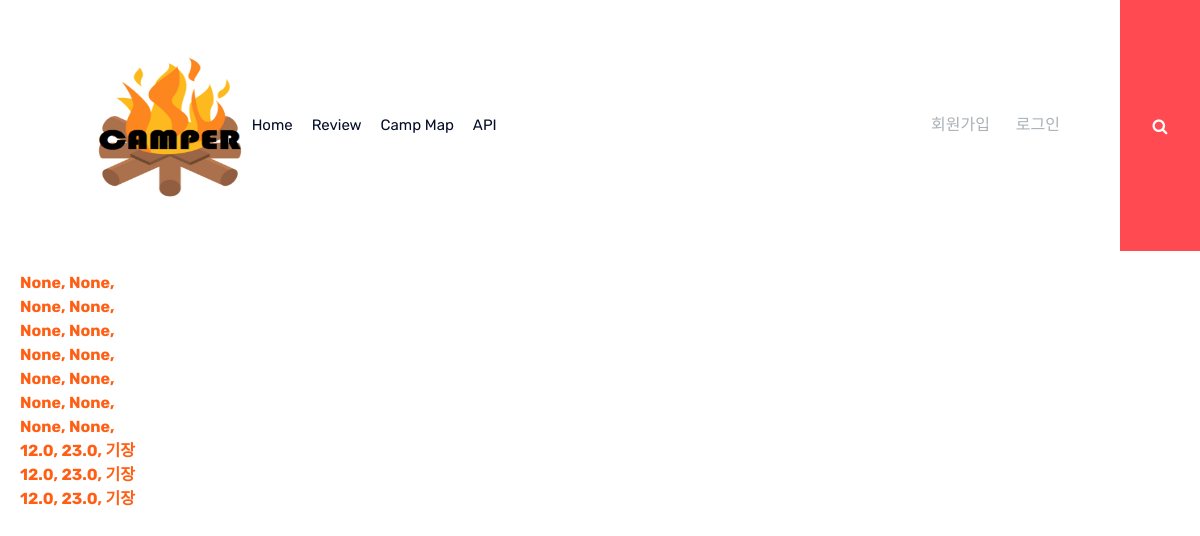
Before: /map/ with the older database file.
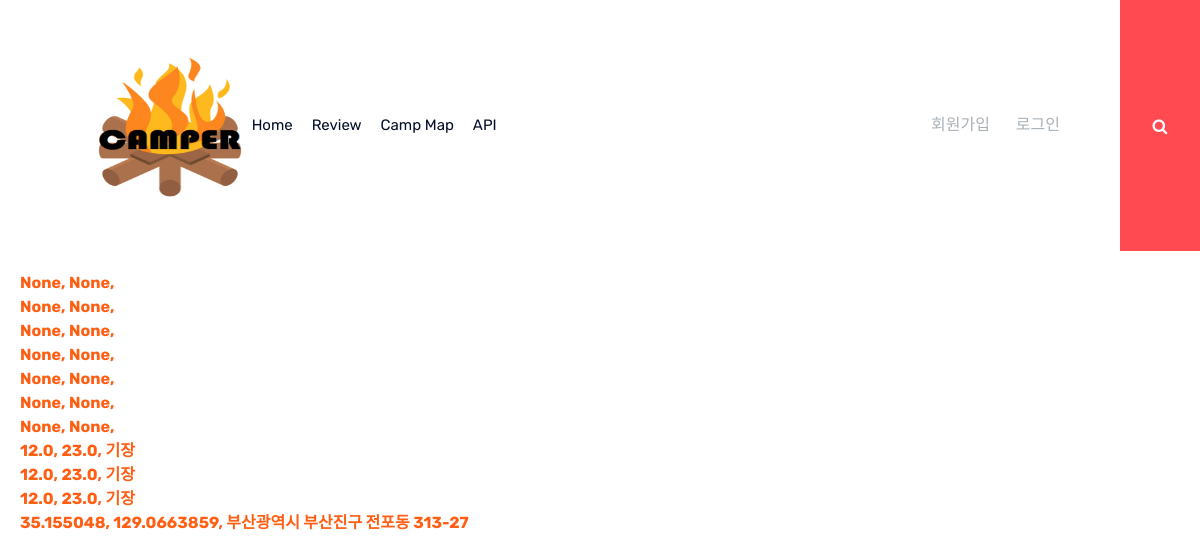
After: the same page with the newer database file.
### board/models.py (models this page shows, shortened)
class Post(models.Model):
    author = models.ForeignKey(settings.AUTH_USER_MODEL,
                               on_delete=models.CASCADE,
                               null=True,
                               related_name="created_posts")
    title = models.CharField("제목", max_length=50)
    camp_type_choice = (
		('백패킹', 'back'),
        ('차박', 'car'),
        ('오토캠핑', 'auto'))
    camp_type = models.CharField("캠프 타입", max_length=20, choices=camp_type_choice)
    desc = models.TextField("내용")     #사진 포함. photo = models.ImageField("사진", blank=True)
    position_latitude = models.FloatField("위도", null=True, blank=True, default=None)
    position_longitude= models.FloatField("경도", null=True, blank=True, default=None)
    address=models.CharField("주소", max_length=200,default = '')
    facility_toilet = models.BooleanField("화장실", default=False)
    facility_showerroom = models.BooleanField("샤워실",default=False)
    facility_cookroom = models.BooleanField("취사장", default=False)
    facility_store = models.BooleanField("매점", default=False)
    facility_electric = models.BooleanField("전기시설", default=False)
    facility_water_sewage = models.BooleanField("상하수시설", default=False)
    facility_fire = models.BooleanField("화재관련시설", default=False)
    capacity = models.FloatField("야영 가능한 사이트 수", null=True, blank=True, default=None)
    price_min=models.FloatField("최소이용가격", null=True, blank=True, default=None)
    price_max=models.FloatField("최대이용가격", null=True, blank=True, default=None)
    like = models.ManyToManyField(settings.AUTH_USER_MODEL,
                                  related_name="liked_posts")
    create_at = models.DateTimeField('처음작성시각', default=timezone.now)

### mapfunction/views.py (the view)
# urls.py: path('', index, name="index"),
def index(request):
    context = {}
    temp_profile = Faker('ko_KR')
    context= {'boards': Post.objects.all()}
    return render(request, 'map.html',context)

### mapfunction/templates/map.html (shortened to what this page needs)
{% extends 'header.html' %}
{% load static %}
{% block extrahead %}
<link rel="stylesheet" href="{% static 'css/write.css' %}" type="text/css" />
{% endblock %}
{% block content %}
<body>
    <div class="contianer">
        <div class="row">
            <div id="map" style="width:100%;height:400px;">
    <div>
        {%for i in boards%}
        <b>{{i.position_latitude}}, {{i.position_longitude}}, {{i.address}}</b>
        <br>
        {%endfor%}
    </div>
    </div>
    </div>
</body>
</html>
{%endblock%}

Changed rows visible on the page:
added Post: position_latitude "35.155048", position_longitude "129.0663859", address "부산광역시 부산진구 전포동 313-27"
